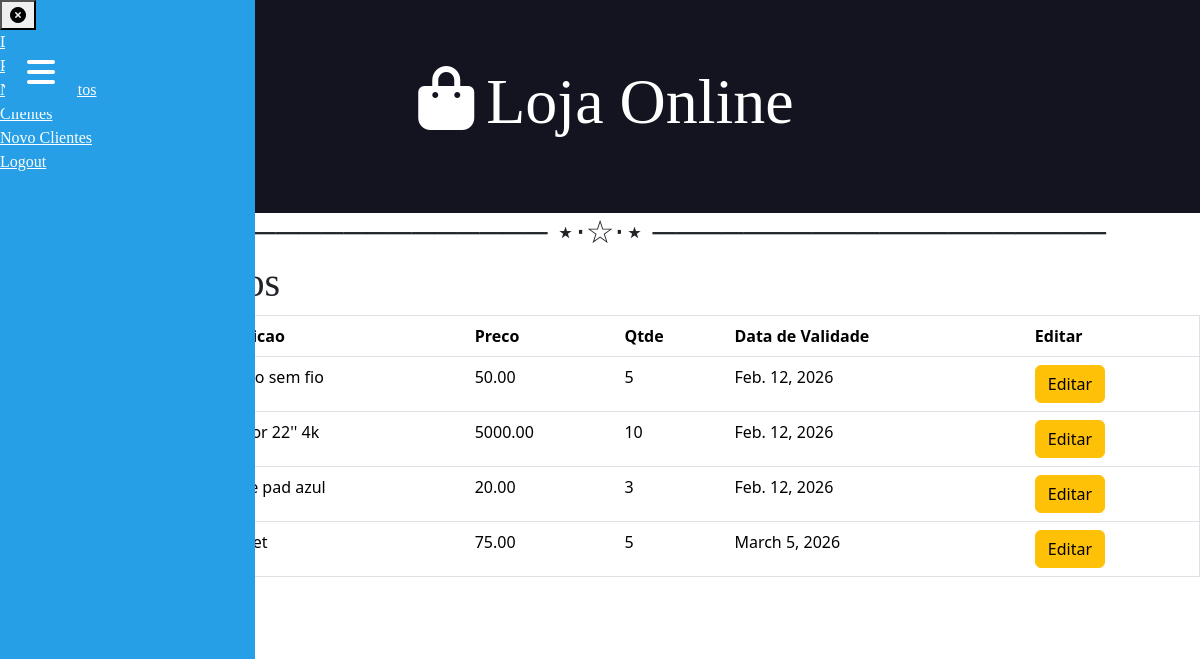
/produtos (signed in), run on an earlier commit of the app's database.
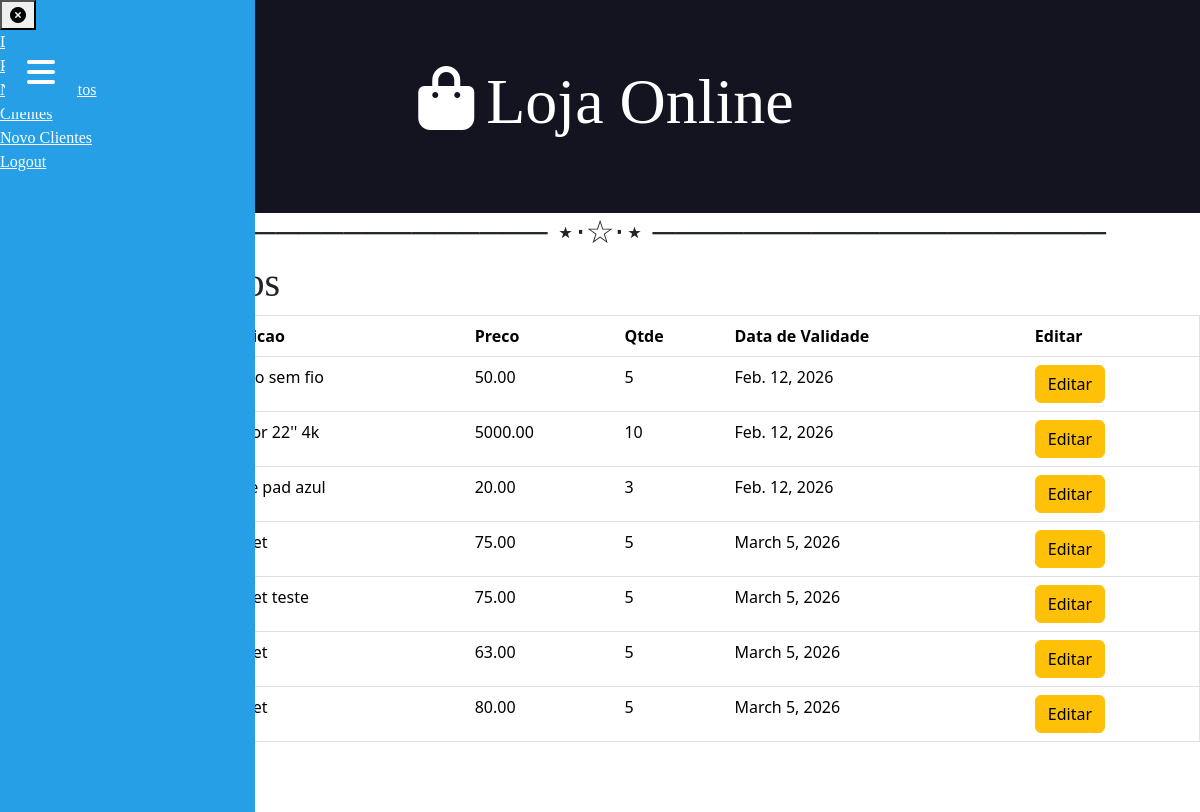
And on a later commit of the database.
### core/models.py (models this page shows, shortened)
class Produto(models.Model):
    nome = models.CharField(max_length=50)
    preco = models.DecimalField(decimal_places=2, max_digits=8)
    descricao = models.TextField()
    qtde = models.PositiveIntegerField(default=0)
    data_de_validade = models.DateField(auto_now_add=True)
    imagem = models.ImageField(upload_to='produtos/', null=True, blank=True)

### core/views.py (the view)
# urls.py: path('produtos', produtos, name="urlprodutos"),
@login_required(login_url='urlentrar')
def produtos(request):
    prod = Produto.objects.all()
    context = {'prod': prod}
    return render(request, 'produtos.html', context)

### core/templates/produtos.html (shortened to what this page needs)
{% extends 'global/base.html' %}
{% block content %}
    <h2 style="text-align: center;">──────────────────── ⋆⋅☆⋅⋆ ────────────────────</h2>
    <h1>Lista de Produtos</h1>
    <table border="1" class="table">
        <thead>
            <tr>
                <th>Nome</th>
                <th>Descricao</th>
                <th>Preco</th>
                <th>Qtde</th>
                <th>Data de Validade</th>
                <th>Editar</th>
            </tr>
        </thead>
        <tbody>
            {% for p in prod %}
            <tr>
                <td>{{ p.nome }}</td>
                <td>{{ p.descricao }}</td>
                <td>{{ p.preco }}</td>
                <td>{{ p.qtde }}</td>
                <td>{{ p.data_de_validade }}</td>
                <td>
                    <a href="{% url 'urleditarProdutos' p.id %}" class="btn btn-warning">Editar</a>
                </td>
                {% endfor %}
            </tr>
        </tbody>
    </table>
    <div class="mb-3">
        <a href="{% url 'urlsalvarProdutos' %}" class="btn btn-primary">Novo produto</a>
        <a href="{% url 'urlsair' %}" class="btn btn-danger">Sair</a>
    </div>
{% endblock %}

What changed in the data, as far as the page shows it:
added Produto: descricao "headset teste", preco "75.00", qtde "5", data_de_validade "March 5, 2026"
added Produto: preco "63.00", qtde "5", data_de_validade "March 5, 2026"
added Produto: preco "80.00", qtde "5", data_de_validade "March 5, 2026"
